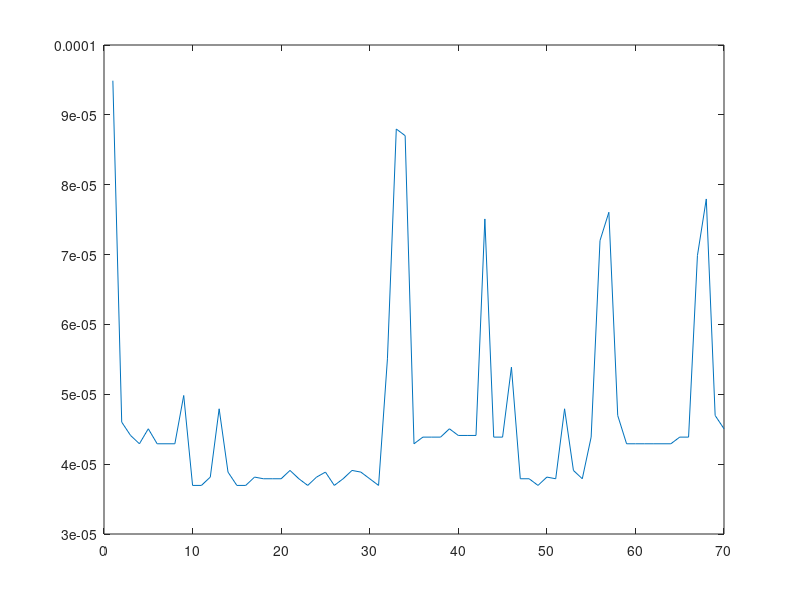

Here is the MATLAB script that generated this plot:
addpath(genpath('tree/'));

%load test data with limit number of short sentences, same vocab
load('testdata.mat');
if exist('words','var') == 0
    load('codeDataMoviesEMNLP/data/rt-polaritydata/vocab.mat');
end
if exist('allSNum','var') == 0
    load('codeDataMoviesEMNLP/data/rt-polaritydata/RTData_CV1.mat','allSNum','labels');
end

%hyperparameters
trainInput = 0;%don't train input for now
d = 20;
lambda = 0.001/length(allSNum);
alpha = 0.4;
maxIter = 70;

%init meaning vectors for each word to random values
meanings = normrnd(0,1,d,size(words,2));

%init W and b randomly
W = rand(d,2*d+1);
%b = rand(d,1);
%W = [W,b];

%init U and c for backpropagation
U = rand(2*d,d+1);
%c = rand(2*d,1);
%U = [U,c];

%init V for prediction
V = rand(2,d);

totTic=tic;
epochTimes=zeros(maxIter,1);

for epoch=1:maxIter
    %if epoch==1 || mod(epoch,10)==0
        disp(epoch);    
    %end
    eTic = tic;
    
    %iterate through all sentences
    for i=1:length(allSNum)
        %get sentence
        sent=allSNum(i);
        
        %skip sentences of less than 2 words because our our neural nets
        %are defined for these
        if length(sent)<2
            continue;
        end
        
        sent=sent{1,1};
        numWords=length(sent);
        t=labels(i);
        t=[t; 1-t];

        %build up sentence binary tree, and perform feed forward
        %   algorithm at the same time
        [sentTree, outputItr, innerItr, inputItr] = buildTree(sent, meanings, numWords, W, U, V, d);

        %disp(sentTree.tostring());
        %sentTree;
        %pause;

        %backpropagate
        [dV,dW,dU,backTreeZ, backTreeV, backTreeW, backTreeU] =...
            backProp(sentTree, meanings, t, outputItr, innerItr, inputItr, U, W, d, V, trainInput);

        %Regularized SGD update
        V = V - lambda*dV - (lambda/2)*(V.^2);
        newW = W - lambda*dW - (lambda/2)*(W.^2);
        newU = U - lambda*dU - (lambda/2)*(U.^2);

        %Don't regularize intercept
        W = [newW(:,1:end-1),W(:,end)];
        U = [newU(:,1:end-1),U(:,end)];
    end
    
    epochTimes(epoch) = toc(eTic);    
end

totalTime = toc(totTic);
fprintf('SGD_NN took %f seconds (aka %f minutes).\n\n',totalTime,totalTime/60);
plot(epochTimes);
